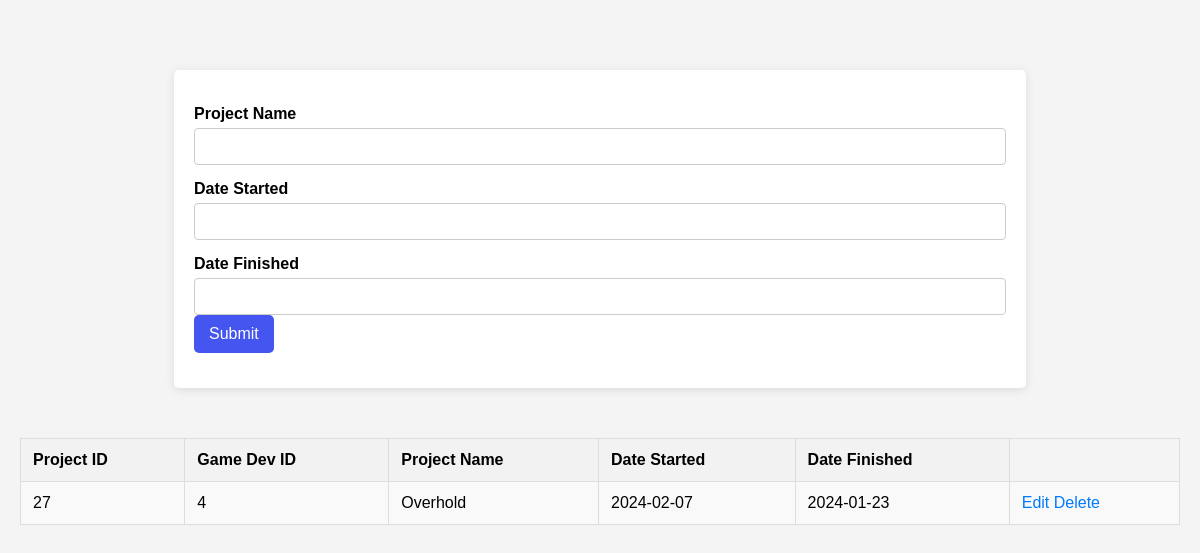
Screenshot of /viewprojects.php?game_dev_id=4 with the database file from the repository.
### tables this page shows
create table projects(
	project_id INT AUTO_INCREMENT PRIMARY KEY,
	game_dev_id INT,
	project_name VARCHAR(50),
	date_started DATE,
	date_finished DATE
);

### core/models.php (called while the page is built, shortened)
<?php
function getProjectByGameDev($pdo, $game_dev_id){
    $sql = "SELECT
        projects.project_id AS project_id,
        projects.project_name AS project_name,
        projects.date_started AS date_started,
        projects.date_finished AS date_finished,
        projects.game_dev_id AS project_dev
        FROM projects
        WHERE projects.game_dev_id = ?";
    $stmt = $pdo->prepare($sql);
    $executeQuery = $stmt->execute([$game_dev_id]);
    if ($executeQuery){
        return $stmt->fetchAll();
    }
    return [];
}
?>

### viewprojects.php (the view, shortened to what this page needs)
<?php
require_once "core/dbConfig.php";
require_once "core/models.php";
if (isset($_GET['game_dev_id'])) {
    $game_dev_id = $_GET['game_dev_id'];
} else {
    die("Game Developer ID is missing.");
}
?>
<!DOCTYPE html>
<html lang="en">
<head>
    <link rel="stylesheet" href="css/styles_viewproject.css">
</head>
<body>
    <form action="core/handleForms.php?game_dev_id=<?php echo $game_dev_id; ?>" method="POST">
        <p>
            <label for="projectName">Project Name</label>
            <input type="text" name="projectName" required>
        </p>
        <p>
            <label for="dateStarted">Date Started</label>
            <input type="text" name="dateStarted" required>
        </p>
        <p>
            <label for="dateFinished">Date Finished</label>
            <input type="text" name="dateFinished">
            <input type="submit" name="insertNewProjectBtn">
        </p>
    </form>
    <table style="width:100%; margin-top: 50px;">
        <tr>
            <th>Project ID</th>
            <th>Game Dev ID</th>
            <th>Project Name</th>
            <th>Date Started</th>
            <th>Date Finished</th>
        </tr>
        <?php
        $getProjectByGameDev = getProjectByGameDev($pdo, $game_dev_id);
        if (empty($getProjectByGameDev)) {
            echo "<tr><td colspan='5'>No projects found for this developer.</td></tr>";
        } else {
            foreach ($getProjectByGameDev as $row) { ?>
                <tr>
                    <td><?php echo $row["project_id"]; ?></td>
                    <td><?php echo $row["project_dev"]; ?></td>
                    <td><?php echo $row["project_name"]; ?></td>
                    <td><?php echo $row["date_started"]; ?></td>
                    <td><?php echo $row["date_finished"]; ?></td>
                    <td>
                        <a href="editProject.php?project_id=<?php echo $row['project_id']; ?>&game_dev_id=<?php echo $game_dev_id; ?>">Edit</a>
                        <a href="deleteProject.php?project_id=<?php echo $row['project_id']; ?>&game_dev_id=<?php echo $game_dev_id; ?>">Delete</a>
                    </td>
                </tr>
            <?php }
        }
        ?>
    </table>
</body>
</html>

### css/styles_viewproject.css (style rules this page uses)
body { font-family: Arial, sans-serif; background-color: #f4f4f4; margin: 0; padding: 20px; }
form { background-color: #fff; padding: 20px; border-radius: 5px; box-shadow: 0 2px 10px rgba(0, 0, 0, 0.1); width: 70%; margin: 50px auto; margin-bottom: 30px; }
form p { margin: 15px 0; }
label { display: block; margin-bottom: 5px; font-weight: bold; }
input[type="text"] { width: 100%; padding: 10px; border: 1px solid #ccc; border-radius: 4px; box-sizing: border-box; }
input[type="submit"] { background-color: #4455f0; color: white; padding: 10px 15px; border: none; border-radius: 5px; cursor: pointer; font-size: 16px; }
table { width: 100%; border-collapse: collapse; margin: 50px auto; margin-top: 20px; }
table, th, td { border: 1px solid #ddd; }
th, td { padding: 12px; text-align: left; }
th { background-color: #f2f2f2; }
tr:nth-child(even) { background-color: #f9f9f9; }
a { text-decoration: none; color: #007bff; }

### rows the page displays
projects: project_id "27", game_dev "4", project_name "Overhold", date_started "2024-02-07", date_finished "2024-01-23"
